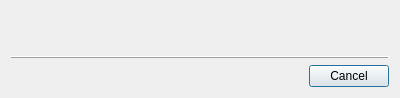
<?xml version="1.0" encoding="UTF-8"?>
<ui version="4.0">
 <class>UpdateDialog</class>
 <widget class="QDialog" name="UpdateDialog">
  <property name="geometry">
   <rect>
    <x>0</x>
    <y>0</y>
    <width>400</width>
    <height>98</height>
   </rect>
  </property>
  <property name="windowTitle">
   <string>LPub3D Updates</string>
  </property>
  <layout class="QVBoxLayout" name="verticalLayout">
   <item>
    <widget class="QLabel" name="status">
     <property name="text">
      <string/>
     </property>
     <property name="textFormat">
      <enum>Qt::RichText</enum>
     </property>
     <property name="openExternalLinks">
      <bool>true</bool>
     </property>
    </widget>
   </item>
   <item>
    <widget class="QFrame" name="frame">
     <property name="frameShape">
      <enum>QFrame::HLine</enum>
     </property>
     <property name="frameShadow">
      <enum>QFrame::Raised</enum>
     </property>
    </widget>
   </item>
   <item>
    <widget class="QDialogButtonBox" name="buttonBox">
     <property name="orientation">
      <enum>Qt::Horizontal</enum>
     </property>
     <property name="standardButtons">
      <set>QDialogButtonBox::Cancel</set>
     </property>
    </widget>
   </item>
  </layout>
 </widget>
 <resources/>
 <connections>
  <connection>
   <sender>buttonBox</sender>
   <signal>accepted()</signal>
   <receiver>UpdateDialog</receiver>
   <slot>accept()</slot>
   <hints>
    <hint type="sourcelabel">
     <x>248</x>
     <y>254</y>
    </hint>
    <hint type="destinationlabel">
     <x>157</x>
     <y>274</y>
    </hint>
   </hints>
  </connection>
  <connection>
   <sender>buttonBox</sender>
   <signal>rejected()</signal>
   <receiver>UpdateDialog</receiver>
   <slot>reject()</slot>
   <hints>
    <hint type="sourcelabel">
     <x>316</x>
     <y>260</y>
    </hint>
    <hint type="destinationlabel">
     <x>286</x>
     <y>274</y>
    </hint>
   </hints>
  </connection>
 </connections>
</ui>
